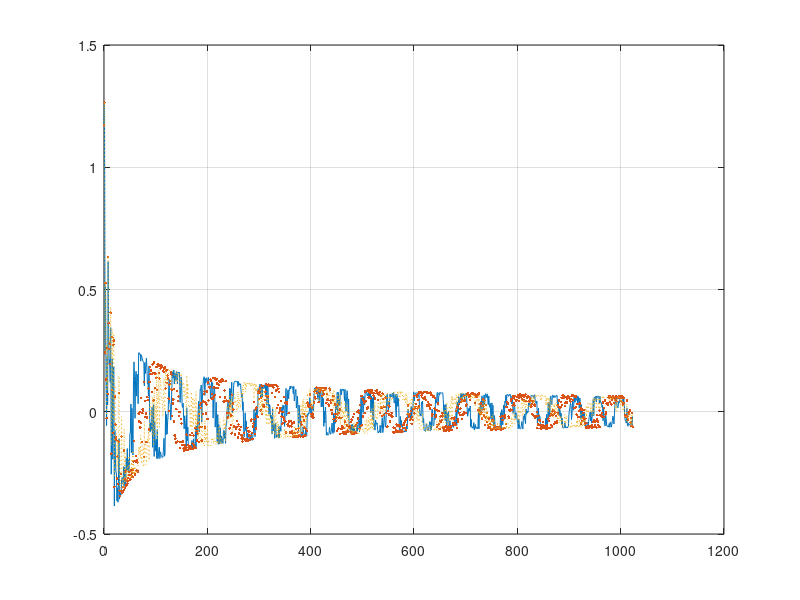

Write the MATLAB code that produced this figure.
clear all
A=2;
T=200;
n1=5;
n2=10;
n3=20;
dt=1;
K=1023;
k=linspace(0,K,1023);
ksi=rand(size(k))*pi/2;
z=(2*pi)*dt/T;
a1=(k+1).^(1/n1);
a2=(k+1).^(1/n2);
a3=(k+1).^(1/n3);
b=(k+1).^(1/2);
X=A./b;
Y1=cos((k.*z.*a1)+ksi);
Y2=cos((k.*z.*a2)+ksi);
Y3=cos((k.*z.*a3)+ksi);
Z1=X.*Y1;
Z2=X.*Y2;
Z3=X.*Y3;
plot(k,Z1,k,Z2,'.',k,Z3,':')
grid on